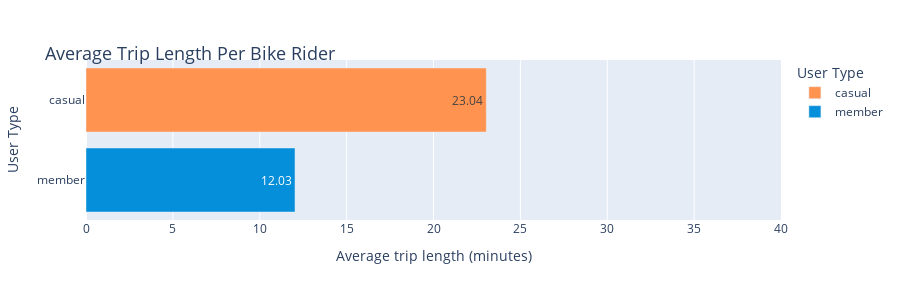

Here is the notebook cell this chart was saved with:
### Code cell
df_pv11 = round(cyc_data_combined.groupby('member_casual', as_index=False)['ride_length_min'].mean(),2)

fig_6 = px.bar(df_pv11, y = 'member_casual', x = 'ride_length_min', range_x = [0,40],
        color = 'member_casual', 
        height = 300,
        text = 'ride_length_min', 
        labels = {'ride_length_min': 'Average trip length (minutes)', 'member_casual': 'User Type'},
        hover_name = 'member_casual', hover_data = {'member_casual': False, 'ride_length_min': True}, 
        color_discrete_map = {'casual': '#FF934F', 'member': '#058ED9'})
fig_6.update_layout(
    title=dict(text="Average Trip Length Per Bike Rider",font=dict(size=18), automargin=True, yref='paper')
)

### Figure 1 — Plotly figure (JSON) as saved in the notebook; plotly's stock layout.template omitted (floating-point values rounded to 4 significant figures)
{"data": [{"alignmentgroup": "True", "hovertemplate": "<b>%{hovertext}</b><br><br>Average trip length (minutes)=%{text}<extra></extra>", "hovertext": ["casual"], "legendgroup": "casual", "marker": {"color": "#FF934F", "pattern": {"shape": ""}}, "name": "casual", "offsetgroup": "casual", "orientation": "h", "showlegend": true, "text": [23.04], "textposition": "auto", "type": "bar", "x": [23.04], "xaxis": "x", "y": ["casual"], "yaxis": "y"}, {"alignmentgroup": "True", "hovertemplate": "<b>%{hovertext}</b><br><br>Average trip length (minutes)=%{text}<extra></extra>", "hovertext": ["member"], "legendgroup": "member", "marker": {"color": "#058ED9", "pattern": {"shape": ""}}, "name": "member", "offsetgroup": "member", "orientation": "h", "showlegend": true, "text": [12.03], "textposition": "auto", "type": "bar", "x": [12.03], "xaxis": "x", "y": ["member"], "yaxis": "y"}], "layout": {"barmode": "relative", "height": 300, "legend": {"title": {"text": "User Type"}, "tracegroupgap": 0}, "margin": {"t": 60}, "title": {"automargin": true, "font": {"size": 18}, "text": "Average Trip Length Per Bike Rider", "yref": "paper"}, "xaxis": {"anchor": "y", "domain": [0.0, 1.0], "range": [0, 40], "title": {"text": "Average trip length (minutes)"}}, "yaxis": {"anchor": "x", "categoryarray": ["member", "casual"], "categoryorder": "array", "domain": [0.0, 1.0], "title": {"text": "User Type"}}}}
